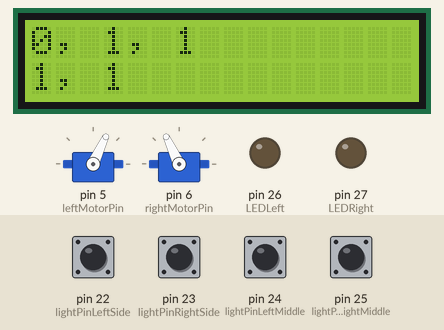
Recording of a sketch running on a simulated Arduino Mega 2560, built with avr-gcc and run on an emulated ATmega2560. Shown: 16×2 character LCD, 2 × servo, output pins drawn as LEDs (lit = HIGH). The inputs (shaded band) are chosen by the test bench; at power-on: pin 22 (lightPinLeftSide), pin 23 (lightPinRightSide), pin 24 (lightPinLeftMiddle), pin 25 (lightPinRightMiddle) HIGH.

Above: at 1.2 s.
1.3 s: pin 22 (lightPinLeftSide) pulled LOW for 0.15 s
At 1.38 s:
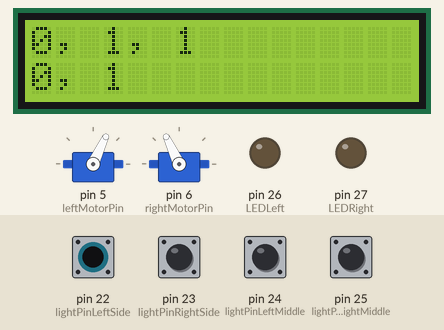
2.9 s: pin 23 (lightPinRightSide) pulled LOW for 0.15 s
At 2.98 s:
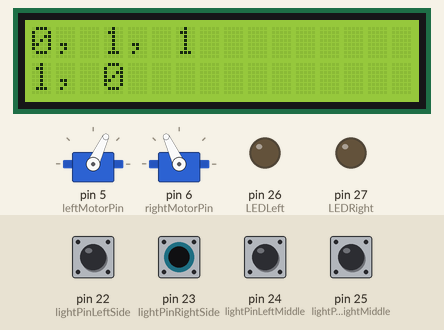
4.5 s: pin 24 (lightPinLeftMiddle) pulled LOW for 0.15 s
At 4.58 s:
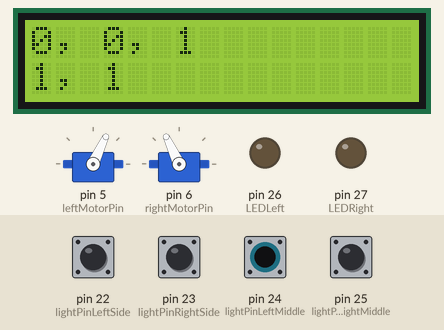
6.1 s: pin 25 (lightPinRightMiddle) pulled LOW for 0.15 s
At 6.18 s:
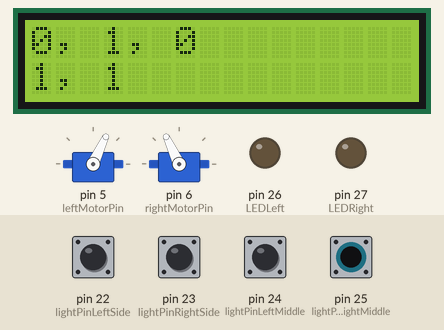
Timing chart, 0 to 8.7 s (numbered marks = the images above; inputs shaded):
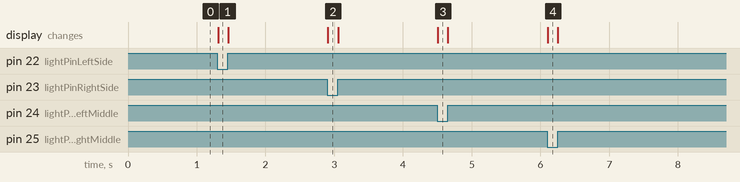

Measured:
- after the input at 1.3 s, the display: changes at once (image 1)
- after the input at 2.9 s, the display: changes at once (image 2)
- after the input at 4.5 s, the display: changes at once (image 3)
- after the input at 6.1 s, the display: changes at once (image 4)

The sketch:

lineFollowingDelta.ino
```cpp
#include <Servo.h>
#include <LiquidCrystal.h>

/*
lineFollowingDelta
Author: Rene Jacques
Last Updated: 2/13/15

Purpose:
RBE 2001 Final Project Line Following Autonomous

Description:
Updated version of lineFollowingGamma. Attempting to fix perpendicular line detection on new chassis.
It is unclear why the old line follower worked on the old chassis, but we know that it doesn't work
anymore. Dom has come up with new way to track lins. Attempting to implement that into the old basic
line following code.

Issues:
None currently.
*/

#define ON HIGH //black
#define OFF LOW //white

//LCD pins:
LiquidCrystal lcd(3, 12, 10, 9, 8, 7);

//Motor Declaration:
Servo left;
Servo right;

//Speed Declaration:
int leftStop = 90;
int rightStop = 90;
int driveSpeed = 25;
int turnSpeed = 20;

//Pin Declaration:
const int rightMotorPin = 6;
const int leftMotorPin = 5;
const int lightPinLeftMiddle = 24;
const int lightPinRightMiddle = 25;
const int lightPinLeftSide = 22;
const int lightPinRightSide = 23;
const int LEDLeft = 26;
const int LEDRight = 27;

//Light Sensors Variables:
int LMState = 0;
int RMState = 0;
int LSState = 0;
int RSState = 0;

//Other Variables:
int lineCount = 0;
boolean searchLeft = false;
boolean searchRight = false;
int turnPoint[] = {4,1};
int robotDirection = 1;


//////////////////////////////////////////////////////////////
void setup(){
  lcd.begin(16,2);

  left.attach(leftMotorPin,1000,2000);
  right.attach(rightMotorPin,1000,2000);
  left.write(leftStop);
  right.write(rightStop);

  pinMode(lightPinLeftMiddle,INPUT_PULLUP);
  pinMode(lightPinRightMiddle,INPUT_PULLUP);
  pinMode(lightPinLeftSide,INPUT_PULLUP);
  pinMode(lightPinRightSide,INPUT_PULLUP);

  pinMode(LEDLeft,OUTPUT);
  pinMode(LEDRight,OUTPUT);
}
//////////////////////////////////////////////////////////////

//////////////////////////////////////////////////////////////
void drive(int val){ //Forward(+);Backward(-)
  left.write(leftStop-val);
  right.write(rightStop+val);
}
//////////////////////////////////////////////////////////////

//////////////////////////////////////////////////////////////
void turn(int val){ //Right(-);Left(+)
  left.write(leftStop+val);
  right.write(rightStop+val);
}
//////////////////////////////////////////////////////////////

//////////////////////////////////////////////////////////////
void stopMotors(){
  left.write(leftStop);
  right.write(rightStop);
}
//////////////////////////////////////////////////////////////

//////////////////////////////////////////////////////////////
void updateSensors(){
  LMState = digitalRead(lightPinLeftMiddle);
  RMState = digitalRead(lightPinRightMiddle);
  LSState = digitalRead(lightPinLeftSide);
  RSState = digitalRead(lightPinRightSide);
}
//////////////////////////////////////////////////////////////

//////////////////////////////////////////////////////////////
//Manages variable output to LCD
void manageLCDOutput(){
  lcd.setCursor(0,0);
  lcd.print(String(lineCount)+", "+String(LMState)+", "+String(RMState));
  lcd.setCursor(0,1);
  lcd.print(String(LSState)+", "+String(RSState));
}
//////////////////////////////////////////////////////////////

//////////////////////////////////////////////////////////////
void goUntilDoubleBlack()
{
  updateSensors();
  manageLCDOutput();
  while((LSState == OFF) && (RSState == OFF))
  {
    updateSensors();
    if (LMState == OFF && RMState == OFF){ //no sensors active
      drive(driveSpeed);
    }
    else if (LMState == ON && RMState == OFF){ //left sensor active
      turn(turnSpeed);
    }
    else if (LMState == OFF && RMState == ON){ //right sensor active
      turn(-turnSpeed);
    }
    else if (LMState == ON && RMState == ON){ //both sensors active
      drive(driveSpeed);
    }//end if
    else{ //if something goes wrong
      stopMotors();
    }
  }
}
//////////////////////////////////////////////////////////////

//////////////////////////////////////////////////////////////
void goUntilDoubleWhite()
{
  updateSensors();
  while((LSState == ON) || (RSState == ON))
  {
    updateSensors();
    manageLCDOutput();
    drive(driveSpeed);
    delay(10);
  }
}
//////////////////////////////////////////////////////////////

//////////////////////////////////////////////////////////////
void loop()
{
//  lcd.setCursor(0,0);
  for(int i=0;i<=turnPoint[0];i++)
  {
    goUntilDoubleBlack();
    goUntilDoubleWhite();
    manageLCDOutput();
//    lcd.print(i);
  }
  stopMotors();
  delay(10000000);
}
//////////////////////////////////////////////////////////////
```
